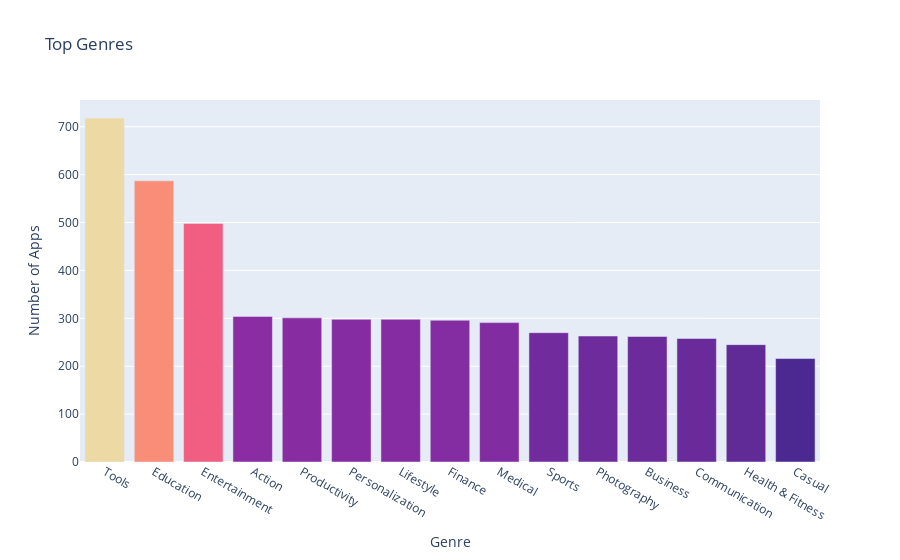

Here is the notebook cell this chart was saved with:
### Markdown cell above
**Challenge**: Can you create this chart with the Series containing the genre data? 

<img src=https://imgur.com/DbcoQli.png width=400>

Try experimenting with the built in colour scales in Plotly. You can find a full list [here](https://plotly.com/python/builtin-colorscales/). 

* Find a way to set the colour scale using the color_continuous_scale parameter. 
* Find a way to make the color axis disappear by using coloraxis_showscale.

### Code cell
bar = px.bar(x=num_genres.index[:15], y=num_genres.values[:15] ,color_continuous_scale='Agsunset',  title = 'Top Genres', hover_name=num_genres.index[:15],color=num_genres.values[:15],
)

bar.update_layout(xaxis_title='Genre',
yaxis_title='Number of Apps',
coloraxis_showscale=False)

bar.show()

### Figure 1 — Plotly figure (JSON) as saved in the notebook; plotly's stock layout.template omitted (floating-point values rounded to 4 significant figures)
{"data": [{"alignmentgroup": "True", "hovertemplate": "<b>%{hovertext}</b><br><br>x=%{x}<br>y=%{y}<br>color=%{marker.color}<extra></extra>", "hovertext": ["Tools", "Education", "Entertainment", "Action", "Productivity", "Personalization", "Lifestyle", "Finance", "Medical", "Sports", "Photography", "Business", "Communication", "Health & Fitness", "Casual"], "legendgroup": "", "marker": {"color": [718, 587, 498, 304, 301, 298, 298, 296, 291, 270, 263, 262, 258, 245, 216], "coloraxis": "coloraxis", "pattern": {"shape": ""}}, "name": "", "offsetgroup": "", "orientation": "v", "showlegend": false, "textposition": "auto", "type": "bar", "x": ["Tools", "Education", "Entertainment", "Action", "Productivity", "Personalization", "Lifestyle", "Finance", "Medical", "Sports", "Photography", "Business", "Communication", "Health & Fitness", "Casual"], "xaxis": "x", "y": [718, 587, 498, 304, 301, 298, 298, 296, 291, 270, 263, 262, 258, 245, 216], "yaxis": "y"}], "layout": {"barmode": "relative", "coloraxis": {"colorbar": {"title": {"text": "color"}}, "colorscale": [[0, "rgb(75, 41, 145)"], [0.1667, "rgb(135, 44, 162)"], [0.3333, "rgb(192, 54, 157)"], [0.5, "rgb(234, 79, 136)"], [0.6667, "rgb(250, 120, 118)"], [0.8333, "rgb(246, 169, 122)"], [1, "rgb(237, 217, 163)"]], "showscale": false}, "legend": {"tracegroupgap": 0}, "title": {"text": "Top Genres"}, "xaxis": {"anchor": "y", "domain": [0, 1], "title": {"text": "Genre"}}, "yaxis": {"anchor": "x", "domain": [0, 1], "title": {"text": "Number of Apps"}}}}
